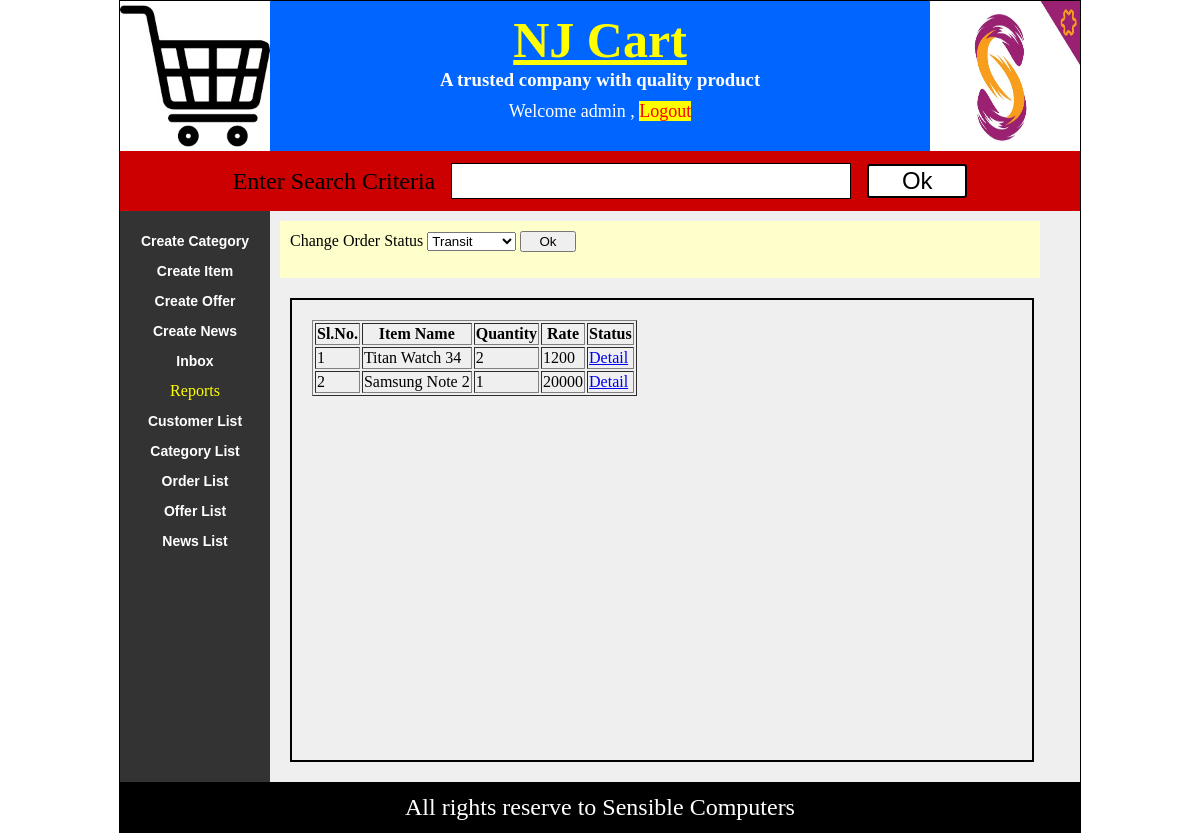
The app's page /displayOrderDetailForAdmin.php?id=3 (signed in) with its own data.
### tables this page shows
CREATE TABLE IF NOT EXISTS `order_detail` (
  `order_detail_id` int(11) NOT NULL AUTO_INCREMENT,
  `item_id` int(11) NOT NULL,
  `item_quantity` int(11) NOT NULL,
  `item_rate` float NOT NULL,
  `order_ref_id` int(11) NOT NULL,
  PRIMARY KEY (`order_detail_id`)
);

CREATE TABLE IF NOT EXISTS `item_info` (
  `item_id` int(11) NOT NULL AUTO_INCREMENT,
  `item_name` varchar(30) NOT NULL,
  `item_detail` text NOT NULL,
  `image_path` text NOT NULL,
  `parent_category` int(11) NOT NULL,
  `item_rate` float NOT NULL,
  `item_discount` float NOT NULL,
  `reg_date` date NOT NULL,
  PRIMARY KEY (`item_id`)
);

### displayOrderDetailForAdmin.php (the view, shortened to what this page needs)
<?php @session_start();
  if(isset($_SESSION["uname"]) && $_SESSION["utype"]=="admin")
  {
    include("header.php");
?>
<div id="adminContent">
<div id="leftSide">
<?php
 include("adminMenu.php");
?>
</div>
<div id="rightSide">
<?php
$id=$_REQUEST["id"];
?>
<div id='orderStatus'>
<form method="get" action="updateOrderStatus.php">
Change Order Status
<select name='cmbOrderStatus'>
<option>Transit </option>
</select>
<input type="submit" value="   Ok   ">
</form>
</div>
<?php
include("dbconnect.php");
$rsOrder=mysqli_query($con,"select * from order_detail,item_info where order_detail.item_id=item_info.item_id and order_ref_id='$id' ");
echo("<div id='myList'>");
	echo("<table border='1'>");
	echo("<tr>");
    echo("<th>Sl.No.</th>");
    echo("<th>Item Name</th>");
    echo("<th>Quantity</th>");
    echo("<th>Rate</th>");
    echo("<th>Status</th>");
	echo("</tr>");
	$cnt=0;
	while($row=mysqli_fetch_array($rsOrder))
	{
	 	$cnt++;
		$id=$row["order_detail_id"];
	 echo("<tr>");
		 echo("<td>");
	       echo($cnt);
		 echo("</td>");
		 echo("<td>");
	       echo($row["item_name"]);
		 echo("</td>");
		 echo("<td>");
	       echo($row["item_quantity"]);
		 echo("</td>");
		 echo("<td>");
	       echo($row["item_rate"]);
		 echo("</td>");
 		 echo("<td>");
	       echo("<a href='displayOrderDetailForAdmin.php?id=$id'>Detail</a>");
		 echo("</td>");
	echo("</tr>");
	}
echo("</table>");
echo("</div>");
?>
</div>
</div>
<?php
 include("footer.php");
 }
  else
  {
    header("location:loginForm.php");
  }
?>

### css/style.css (style rules this page uses)
body { margin:0px; padding:0px; }
#adminContent { background-color:#333; }
#leftSide { min-height:450px; background-color:#333; width:150px; display:table-cell; }
#rightSide { min-height:450px; background-color:#efefef; width:810px; display:table-cell; }
#myList { margin:20px; padding:20px; border:2px solid black; width:700px; height:420px; overflow:scroll; }

### displayOrderDetailForAdmin.php (style rules this page uses)
#orderStatus { width:740px; margin:10px; padding:10px; background-color:#FFC; }

### records on screen
order_detail: item.item_name "Titan Watch 34", item_quantity "2", item.item_rate "1200"
order_detail: item.item_name "Samsung Note 2", item_quantity "1", item.item_rate "20000"

### other values on screen
$_SESSION["uname"] "admin"
